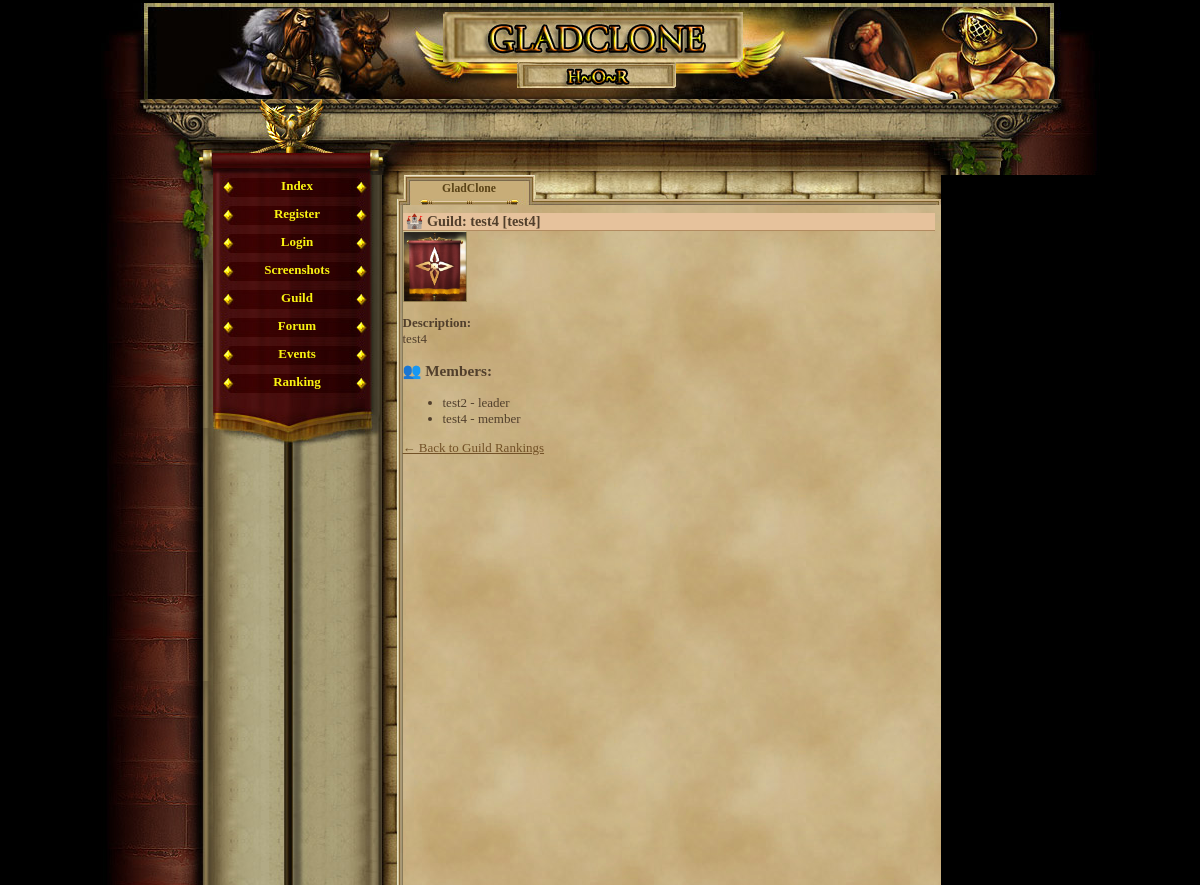
The app's page /guild_view.php?id=4 with its own data.
### tables this page shows
CREATE TABLE `guilds` (
  `id` int(11) NOT NULL AUTO_INCREMENT,
  `name` varchar(50) NOT NULL,
  `tag` varchar(10) NOT NULL,
  `description` text,
  `created_at` datetime DEFAULT CURRENT_TIMESTAMP,
  `flag` varchar(100) DEFAULT NULL,
  PRIMARY KEY (`id`),
  UNIQUE KEY `tag` (`tag`)
);

CREATE TABLE `guild_members` (
  `id` int(11) NOT NULL AUTO_INCREMENT,
  `guild_id` int(11) NOT NULL,
  `player_id` int(11) NOT NULL,
  `role` enum('leader','officer','member') DEFAULT 'member',
  `joined_at` datetime DEFAULT CURRENT_TIMESTAMP,
  PRIMARY KEY (`id`),
  KEY `guild_id` (`guild_id`),
  KEY `player_id` (`player_id`),
  CONSTRAINT `guild_members_ibfk_1` FOREIGN KEY (`guild_id`) REFERENCES `guilds` (`id`) ON DELETE CASCADE,
  CONSTRAINT `guild_members_ibfk_2` FOREIGN KEY (`player_id`) REFERENCES `gracze` (`id`) ON DELETE CASCADE
);

CREATE TABLE `gracze` (
  `id` int(11) NOT NULL AUTO_INCREMENT,
  `gracz` int(11) NOT NULL DEFAULT '0',
  `login` varchar(24) NOT NULL,
  `haslo` varchar(40) NOT NULL,
  `email` varchar(40) NOT NULL,
  `plec` tinyint(4) NOT NULL DEFAULT '0',
  `avatar` tinyint(4) NOT NULL DEFAULT '1',
  `pregunta` text NOT NULL,
  `respuesta` text NOT NULL,
  `rank` int(1) NOT NULL DEFAULT '1',
  `nivel` int(1) NOT NULL DEFAULT '1',
  `exp` int(1) NOT NULL DEFAULT '0',
  `exp_max` int(1) NOT NULL DEFAULT '10',
  `honor` int(1) NOT NULL DEFAULT '0',
  `fama` int(1) NOT NULL DEFAULT '0',
  `victorias` int(1) NOT NULL DEFAULT '0',
  `perdidas` int(1) NOT NULL DEFAULT '0',
  `oro_robado` int(1) NOT NULL DEFAULT '0',
  `oro_perdido` int(1) NOT NULL DEFAULT '0',
  `atak` int(5) NOT NULL DEFAULT '0',
  `obrona` int(3) NOT NULL DEFAULT '0',
  `sila` int(1) NOT NULL DEFAULT '5',
  `sila_i` int(1) NOT NULL DEFAULT '0',
  `sila_max` int(1) NOT NULL DEFAULT '10',
  `zrecznosc` int(1) NOT NULL DEFAULT '5',
  `zrecznosc_i` int(1) NOT NULL DEFAULT '0',
  `zrecznosc_max` int(1) NOT NULL DEFAULT '10',
  `wyrzymalosc` int(1) NOT NULL DEFAULT '5',
  `wyrzymalosc_i` int(1) NOT NULL DEFAULT '0',
  `wyrzymalosc_max` int(1) NOT NULL DEFAULT '10',
  `constitucion` int(1) NOT NULL DEFAULT '5',
  `constitucion_i` int(1) NOT NULL DEFAULT '0',
  `constitucion_max` int(1) NOT NULL DEFAULT '10',
  `carisma` int(1) NOT NULL DEFAULT '5',
  `carisma_i` int(1) NOT NULL DEFAULT '0',
  `carisma_max` int(1) NOT NULL DEFAULT '10',
  `inteligencja` int(1) NOT NULL DEFAULT '5',
  `inteligencja_i` int(1) NOT NULL DEFAULT '0',
  `inteligencja_max` int(1) NOT NULL DEFAULT '10',
  `mdchance` int(1) NOT NULL DEFAULT '0',
  `dhchance` int(1) NOT NULL DEFAULT '0',
  `ctchance` int(1) NOT NULL DEFAULT '0',
  `zycie` int(100) NOT NULL DEFAULT '100',
  `zycie_max` int(100) NOT NULL DEFAULT '100',
  `obrazenia_min` int(1) NOT NULL DEFAULT '0',
  `obrazenia_max` int(3) NOT NULL DEFAULT '2',
  `zloto` int(100) NOT NULL DEFAULT '150',
  `zloto_skarbiec` int(11) NOT NULL,
  `punkty` int(11) NOT NULL,
  `pracuje` int(11) NOT NULL,
  `ostatnia_walka_pvp` int(11) NOT NULL,
  `ostatnia_walka_pvc` int(11) NOT NULL,
  `ostatnio_zregenerowano` int(11) NOT NULL,
  `titulo` varchar(24) NOT NULL DEFAULT 'Newbie',
  `arena_level` int(11) NOT NULL,
  `rubies` int(11) NOT NULL DEFAULT '0',
  `centurion_time` int(11) NOT NULL,
  `reportes` int(1) NOT NULL DEFAULT '0',
  `mensajes` int(1) NOT NULL DEFAULT '0',
  `noticias` int(1) NOT NULL DEFAULT '0',
  `bendicion1_type` int(11) NOT NULL,
  `bendicion1_time` int(11) NOT NULL,
  `bendicion2_type` int(11) NOT NULL,
  `bendicion2_time` int(11) NOT NULL,
  `bendicion3_type` int(11) NOT NULL,
  `bendicion3_time` int(11) NOT NULL,
  `bendicion4_type` int(11) NOT NULL,
  `bendicion4_time` int(11) NOT NULL,
  `ostatnia_aktywnosc` int(11) NOT NULL DEFAULT '0',
  `username_locked` tinyint(1) NOT NULL DEFAULT '0',
  `lock_login` tinyint(1) NOT NULL DEFAULT '0',
  PRIMARY KEY (`id`),
  UNIQUE KEY `login` (`login`)
);

### guild_view.php (the view, shortened to what this page needs)
<?php
require_once('var/ustawienia.php');
require_once('gora_strony.php');
require_once('menu_l.php');
$guild_id = isset($_GET['id']) ? (int)$_GET['id'] : 0;
$stmt = $conn->prepare("SELECT * FROM guilds WHERE id = ?");
$stmt->bind_param("i", $guild_id);
$stmt->execute();
$guild = $stmt->get_result()->fetch_assoc();
?>
<h2>🏰 Guild: <?= htmlspecialchars($guild['name']) ?> [<?= htmlspecialchars($guild['tag']) ?>]</h2>
<?php if (!empty($guild['flag'])): ?>
    <img src="images/guild/flags/<?= htmlspecialchars($guild['flag']) ?>" width="64" alt="Flag"><br>
<?php endif; ?>
<p><strong>Description:</strong><br><?= nl2br(htmlspecialchars($guild['description'])) ?></p>
<h3>👥 Members:</h3>
<ul>
<?php
$members = $conn->query("
    SELECT g.login, gm.role
    FROM guild_members gm
    JOIN gracze g ON gm.player_id = g.id
    WHERE gm.guild_id = $guild_id
    ORDER BY gm.role = 'leader' DESC, g.login
");
while ($m = $members->fetch_assoc()):
?>
    <li><?= htmlspecialchars($m['login']) ?> - <?= $m['role'] ?></li>
<?php endwhile; ?>
</ul>
<a href="guild_rankings.php">← Back to Guild Rankings</a>

### game_05.css (style rules this page uses)
body, html { margin: 0; padding: 0; font-family:"Palatino Linotype", "Times New Roman", Times, serif; text-align: center; color: #513F2C; background-color: #000; font-size:16px; }
h2 { text-align:left; border-bottom:1px solid #b28b60; color:#513F2C; background-color:#e6c29c; margin:8px 0px 0px 0px; padding-left:3px; font-size:1.1em; }
a { -moz-user-focus: none; -moz-outline: none; outline: none; }
#content a { color:#735227; }

### records on screen
guilds: name "test4", tag "test4", flag (picture), description "test4"
guild_members: player.login "test2", role "leader"
guild_members: player.login "test4", role "member"
